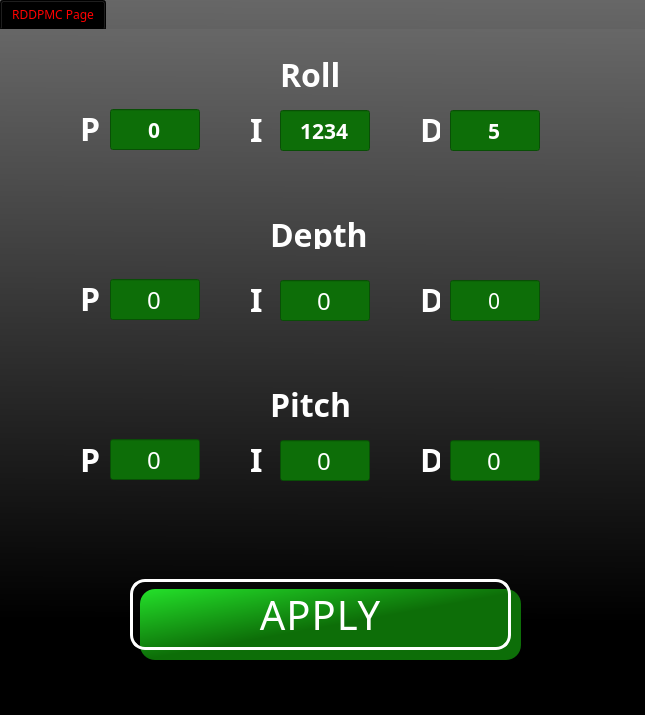
<?xml version="1.0" encoding="UTF-8"?>
<ui version="4.0">
 <class>pidMenu</class>
 <widget class="QTabWidget" name="pidMenu">
  <property name="geometry">
   <rect>
    <x>0</x>
    <y>0</y>
    <width>645</width>
    <height>715</height>
   </rect>
  </property>
  <property name="sizePolicy">
   <sizepolicy hsizetype="Fixed" vsizetype="Fixed">
    <horstretch>0</horstretch>
    <verstretch>0</verstretch>
   </sizepolicy>
  </property>
  <property name="palette">
   <palette>
    <active>
     <colorrole role="WindowText">
      <brush brushstyle="SolidPattern">
       <color alpha="255">
        <red>255</red>
        <green>0</green>
        <blue>0</blue>
       </color>
      </brush>
     </colorrole>
     <colorrole role="Button">
      <brush brushstyle="LinearGradientPattern">
       <gradient startx="0.532338000000000" starty="0.000000000000000" endx="0.526975000000000" endy="0.864000000000000" type="LinearGradient" spread="PadSpread" coordinatemode="ObjectBoundingMode">
        <gradientstop position="0.000000000000000">
         <color alpha="255">
          <red>103</red>
          <green>103</green>
          <blue>103</blue>
         </color>
        </gradientstop>
        <gradientstop position="1.000000000000000">
         <color alpha="255">
          <red>0</red>
          <green>0</green>
          <blue>0</blue>
         </color>
        </gradientstop>
       </gradient>
      </brush>
     </colorrole>
     <colorrole role="Text">
      <brush brushstyle="SolidPattern">
       <color alpha="255">
        <red>255</red>
        <green>0</green>
        <blue>0</blue>
       </color>
      </brush>
     </colorrole>
     <colorrole role="ButtonText">
      <brush brushstyle="SolidPattern">
       <color alpha="255">
        <red>255</red>
        <green>0</green>
        <blue>0</blue>
       </color>
      </brush>
     </colorrole>
     <colorrole role="Base">
      <brush brushstyle="LinearGradientPattern">
       <gradient startx="0.532338000000000" starty="0.000000000000000" endx="0.526975000000000" endy="0.864000000000000" type="LinearGradient" spread="PadSpread" coordinatemode="ObjectBoundingMode">
        <gradientstop position="0.000000000000000">
         <color alpha="255">
          <red>103</red>
          <green>103</green>
          <blue>103</blue>
         </color>
        </gradientstop>
        <gradientstop position="1.000000000000000">
         <color alpha="255">
          <red>0</red>
          <green>0</green>
          <blue>0</blue>
         </color>
        </gradientstop>
       </gradient>
      </brush>
     </colorrole>
     <colorrole role="Window">
      <brush brushstyle="LinearGradientPattern">
       <gradient startx="0.532338000000000" starty="0.000000000000000" endx="0.526975000000000" endy="0.864000000000000" type="LinearGradient" spread="PadSpread" coordinatemode="ObjectBoundingMode">
        <gradientstop position="0.000000000000000">
         <color alpha="255">
          <red>103</red>
          <green>103</green>
          <blue>103</blue>
         </color>
        </gradientstop>
        <gradientstop position="1.000000000000000">
         <color alpha="255">
          <red>0</red>
          <green>0</green>
          <blue>0</blue>
         </color>
        </gradientstop>
       </gradient>
      </brush>
     </colorrole>
     <colorrole role="HighlightedText">
      <brush brushstyle="SolidPattern">
       <color alpha="255">
        <red>0</red>
        <green>0</green>
        <blue>0</blue>
       </color>
      </brush>
     </colorrole>
     <colorrole role="PlaceholderText">
      <brush brushstyle="NoBrush">
       <color alpha="128">
        <red>255</red>
        <green>0</green>
        <blue>0</blue>
       </color>
      </brush>
     </colorrole>
    </active>
    <inactive>
     <colorrole role="WindowText">
      <brush brushstyle="SolidPattern">
       <color alpha="255">
        <red>255</red>
        <green>0</green>
        <blue>0</blue>
       </color>
      </brush>
     </colorrole>
     <colorrole role="Button">
      <brush brushstyle="LinearGradientPattern">
       <gradient startx="0.532338000000000" starty="0.000000000000000" endx="0.526975000000000" endy="0.864000000000000" type="LinearGradient" spread="PadSpread" coordinatemode="ObjectBoundingMode">
        <gradientstop position="0.000000000000000">
         <color alpha="255">
          <red>103</red>
          <green>103</green>
          <blue>103</blue>
         </color>
        </gradientstop>
        <gradientstop position="1.000000000000000">
         <color alpha="255">
          <red>0</red>
          <green>0</green>
          <blue>0</blue>
         </color>
        </gradientstop>
       </gradient>
      </brush>
     </colorrole>
     <colorrole role="Text">
      <brush brushstyle="SolidPattern">
       <color alpha="255">
        <red>255</red>
        <green>0</green>
        <blue>0</blue>
       </color>
      </brush>
     </colorrole>
     <colorrole role="ButtonText">
      <brush brushstyle="SolidPattern">
       <color alpha="255">
        <red>255</red>
        <green>0</green>
        <blue>0</blue>
       </color>
      </brush>
     </colorrole>
     <colorrole role="Base">
      <brush brushstyle="LinearGradientPattern">
       <gradient startx="0.532338000000000" starty="0.000000000000000" endx="0.526975000000000" endy="0.864000000000000" type="LinearGradient" spread="PadSpread" coordinatemode="ObjectBoundingMode">
        <gradientstop position="0.000000000000000">
         <color alpha="255">
          <red>103</red>
          <green>103</green>
          <blue>103</blue>
         </color>
        </gradientstop>
        <gradientstop position="1.000000000000000">
         <color alpha="255">
          <red>0</red>
          <green>0</green>
          <blue>0</blue>
         </color>
        </gradientstop>
       </gradient>
      </brush>
     </colorrole>
     <colorrole role="Window">
      <brush brushstyle="LinearGradientPattern">
       <gradient startx="0.532338000000000" starty="0.000000000000000" endx="0.526975000000000" endy="0.864000000000000" type="LinearGradient" spread="PadSpread" coordinatemode="ObjectBoundingMode">
        <gradientstop position="0.000000000000000">
         <color alpha="255">
          <red>103</red>
          <green>103</green>
          <blue>103</blue>
         </color>
        </gradientstop>
        <gradientstop position="1.000000000000000">
         <color alpha="255">
          <red>0</red>
          <green>0</green>
          <blue>0</blue>
         </color>
        </gradientstop>
       </gradient>
      </brush>
     </colorrole>
     <colorrole role="HighlightedText">
      <brush brushstyle="SolidPattern">
       <color alpha="255">
        <red>0</red>
        <green>0</green>
        <blue>0</blue>
       </color>
      </brush>
     </colorrole>
     <colorrole role="PlaceholderText">
      <brush brushstyle="NoBrush">
       <color alpha="128">
        <red>255</red>
        <green>0</green>
        <blue>0</blue>
       </color>
      </brush>
     </colorrole>
    </inactive>
    <disabled>
     <colorrole role="WindowText">
      <brush brushstyle="SolidPattern">
       <color alpha="255">
        <red>255</red>
        <green>0</green>
        <blue>0</blue>
       </color>
      </brush>
     </colorrole>
     <colorrole role="Button">
      <brush brushstyle="LinearGradientPattern">
       <gradient startx="0.532338000000000" starty="0.000000000000000" endx="0.526975000000000" endy="0.864000000000000" type="LinearGradient" spread="PadSpread" coordinatemode="ObjectBoundingMode">
        <gradientstop position="0.000000000000000">
         <color alpha="255">
          <red>103</red>
          <green>103</green>
          <blue>103</blue>
         </color>
        </gradientstop>
        <gradientstop position="1.000000000000000">
         <color alpha="255">
          <red>0</red>
          <green>0</green>
          <blue>0</blue>
         </color>
        </gradientstop>
       </gradient>
      </brush>
     </colorrole>
     <colorrole role="Text">
      <brush brushstyle="SolidPattern">
       <color alpha="255">
        <red>255</red>
        <green>0</green>
        <blue>0</blue>
       </color>
      </brush>
     </colorrole>
     <colorrole role="ButtonText">
      <brush brushstyle="SolidPattern">
       <color alpha="255">
        <red>255</red>
        <green>0</green>
        <blue>0</blue>
       </color>
      </brush>
     </colorrole>
     <colorrole role="Base">
      <brush brushstyle="LinearGradientPattern">
       <gradient startx="0.532338000000000" starty="0.000000000000000" endx="0.526975000000000" endy="0.864000000000000" type="LinearGradient" spread="PadSpread" coordinatemode="ObjectBoundingMode">
        <gradientstop position="0.000000000000000">
         <color alpha="255">
          <red>103</red>
          <green>103</green>
          <blue>103</blue>
         </color>
        </gradientstop>
        <gradientstop position="1.000000000000000">
         <color alpha="255">
          <red>0</red>
          <green>0</green>
          <blue>0</blue>
         </color>
        </gradientstop>
       </gradient>
      </brush>
     </colorrole>
     <colorrole role="Window">
      <brush brushstyle="LinearGradientPattern">
       <gradient startx="0.532338000000000" starty="0.000000000000000" endx="0.526975000000000" endy="0.864000000000000" type="LinearGradient" spread="PadSpread" coordinatemode="ObjectBoundingMode">
        <gradientstop position="0.000000000000000">
         <color alpha="255">
          <red>103</red>
          <green>103</green>
          <blue>103</blue>
         </color>
        </gradientstop>
        <gradientstop position="1.000000000000000">
         <color alpha="255">
          <red>0</red>
          <green>0</green>
          <blue>0</blue>
         </color>
        </gradientstop>
       </gradient>
      </brush>
     </colorrole>
     <colorrole role="HighlightedText">
      <brush brushstyle="SolidPattern">
       <color alpha="255">
        <red>0</red>
        <green>0</green>
        <blue>0</blue>
       </color>
      </brush>
     </colorrole>
     <colorrole role="PlaceholderText">
      <brush brushstyle="NoBrush">
       <color alpha="128">
        <red>255</red>
        <green>0</green>
        <blue>0</blue>
       </color>
      </brush>
     </colorrole>
    </disabled>
   </palette>
  </property>
  <property name="font">
   <font>
    <family>MS Gothic</family>
   </font>
  </property>
  <property name="windowTitle">
   <string>PIDC Settings</string>
  </property>
  <property name="styleSheet">
   <string notr="true">background-color:qlineargradient(spread:pad, x1:0.532338, y1:0, x2:0.526975, y2:0.864, stop:0 rgba(103, 103, 103, 255), stop:1 rgba(0, 0, 0, 255));
color: rgb(255, 0, 0);
border-color: rgb(0, 0, 0);

</string>
  </property>
  <property name="currentIndex">
   <number>0</number>
  </property>
  <widget class="QWidget" name="mainVals">
   <attribute name="title">
    <string>RDDPMC Page</string>
   </attribute>
   <widget class="QLabel" name="depth">
    <property name="geometry">
     <rect>
      <x>270</x>
      <y>190</y>
      <width>141</width>
      <height>30</height>
     </rect>
    </property>
    <property name="font">
     <font>
      <family>8-bit Operator+ 8</family>
      <pointsize>24</pointsize>
      <weight>75</weight>
      <bold>true</bold>
     </font>
    </property>
    <property name="styleSheet">
     <string notr="true">background-color: rgba(255, 255, 255, 0);
color: rgb(255, 255, 255);</string>
    </property>
    <property name="text">
     <string>Depth</string>
    </property>
   </widget>
   <widget class="QLabel" name="roll">
    <property name="geometry">
     <rect>
      <x>280</x>
      <y>30</y>
      <width>91</width>
      <height>30</height>
     </rect>
    </property>
    <property name="font">
     <font>
      <family>8-bit Operator+ 8</family>
      <pointsize>24</pointsize>
      <weight>75</weight>
      <bold>true</bold>
     </font>
    </property>
    <property name="styleSheet">
     <string notr="true">background-color: rgba(255, 255, 255, 0);
color: rgb(255, 255, 255);</string>
    </property>
    <property name="text">
     <string>Roll</string>
    </property>
   </widget>
   <widget class="QLabel" name="pitch">
    <property name="geometry">
     <rect>
      <x>270</x>
      <y>360</y>
      <width>111</width>
      <height>30</height>
     </rect>
    </property>
    <property name="font">
     <font>
      <family>8-bit Operator+ 8</family>
      <pointsize>24</pointsize>
      <weight>75</weight>
      <bold>true</bold>
     </font>
    </property>
    <property name="styleSheet">
     <string notr="true">background-color: rgba(255, 255, 255, 0);
color: rgb(255, 255, 255);</string>
    </property>
    <property name="text">
     <string>Pitch</string>
    </property>
   </widget>
   <widget class="QLabel" name="rollp">
    <property name="geometry">
     <rect>
      <x>80</x>
      <y>79</y>
      <width>20</width>
      <height>41</height>
     </rect>
    </property>
    <property name="font">
     <font>
      <family>8-bit Operator+ 8</family>
      <pointsize>24</pointsize>
      <weight>75</weight>
      <bold>true</bold>
     </font>
    </property>
    <property name="styleSheet">
     <string notr="true">background-color: rgba(255, 255, 255, 0);
color: rgb(255, 255, 255);</string>
    </property>
    <property name="text">
     <string>P:</string>
    </property>
   </widget>
   <widget class="QLabel" name="rolli">
    <property name="geometry">
     <rect>
      <x>250</x>
      <y>80</y>
      <width>20</width>
      <height>41</height>
     </rect>
    </property>
    <property name="font">
     <font>
      <family>8-bit Operator+ 8</family>
      <pointsize>24</pointsize>
      <weight>75</weight>
      <bold>true</bold>
     </font>
    </property>
    <property name="styleSheet">
     <string notr="true">background-color: rgba(255, 255, 255, 0);
color: rgb(255, 255, 255);</string>
    </property>
    <property name="text">
     <string>I</string>
    </property>
   </widget>
   <widget class="QLabel" name="rolld">
    <property name="geometry">
     <rect>
      <x>420</x>
      <y>80</y>
      <width>20</width>
      <height>41</height>
     </rect>
    </property>
    <property name="font">
     <font>
      <family>8-bit Operator+ 8</family>
      <pointsize>24</pointsize>
      <weight>75</weight>
      <bold>true</bold>
     </font>
    </property>
    <property name="styleSheet">
     <string notr="true">background-color: rgba(255, 255, 255, 0);
color: rgb(255, 255, 255);</string>
    </property>
    <property name="text">
     <string>D:</string>
    </property>
   </widget>
   <widget class="QLineEdit" name="roll_P">
    <property name="geometry">
     <rect>
      <x>110</x>
      <y>80</y>
      <width>90</width>
      <height>41</height>
     </rect>
    </property>
    <property name="font">
     <font>
      <family>MS Gothic</family>
      <pointsize>16</pointsize>
      <weight>75</weight>
      <bold>true</bold>
     </font>
    </property>
    <property name="styleSheet">
     <string notr="true">background-color: rgb(13, 110, 8);
color: rgb(255, 255, 255);</string>
    </property>
    <property name="inputMask">
     <string/>
    </property>
    <property name="text">
     <string>0</string>
    </property>
    <property name="alignment">
     <set>Qt::AlignCenter</set>
    </property>
   </widget>
   <widget class="QLineEdit" name="roll_I">
    <property name="geometry">
     <rect>
      <x>280</x>
      <y>81</y>
      <width>90</width>
      <height>41</height>
     </rect>
    </property>
    <property name="font">
     <font>
      <family>MS Gothic</family>
      <pointsize>16</pointsize>
      <weight>75</weight>
      <bold>true</bold>
      <underline>false</underline>
     </font>
    </property>
    <property name="styleSheet">
     <string notr="true">background-color: rgb(13, 110, 8);
color: rgb(255, 255, 255);</string>
    </property>
    <property name="inputMask">
     <string/>
    </property>
    <property name="text">
     <string>1234</string>
    </property>
    <property name="cursorPosition">
     <number>4</number>
    </property>
    <property name="alignment">
     <set>Qt::AlignCenter</set>
    </property>
    <property name="dragEnabled">
     <bool>false</bool>
    </property>
   </widget>
   <widget class="QLineEdit" name="roll_D">
    <property name="geometry">
     <rect>
      <x>450</x>
      <y>81</y>
      <width>90</width>
      <height>41</height>
     </rect>
    </property>
    <property name="font">
     <font>
      <family>MS Gothic</family>
      <pointsize>16</pointsize>
      <weight>75</weight>
      <bold>true</bold>
     </font>
    </property>
    <property name="layoutDirection">
     <enum>Qt::RightToLeft</enum>
    </property>
    <property name="styleSheet">
     <string notr="true">background-color: rgb(13, 110, 8);
color: rgb(255, 255, 255);</string>
    </property>
    <property name="inputMask">
     <string/>
    </property>
    <property name="text">
     <string>5</string>
    </property>
    <property name="alignment">
     <set>Qt::AlignCenter</set>
    </property>
   </widget>
   <widget class="QLineEdit" name="depth_I">
    <property name="geometry">
     <rect>
      <x>280</x>
      <y>251</y>
      <width>90</width>
      <height>41</height>
     </rect>
    </property>
    <property name="font">
     <font>
      <family>MS Gothic</family>
      <pointsize>18</pointsize>
     </font>
    </property>
    <property name="styleSheet">
     <string notr="true">background-color: rgb(13, 110, 8);
color: rgb(255, 255, 255);</string>
    </property>
    <property name="inputMask">
     <string/>
    </property>
    <property name="text">
     <string>0</string>
    </property>
    <property name="alignment">
     <set>Qt::AlignCenter</set>
    </property>
   </widget>
   <widget class="QLineEdit" name="depth_D">
    <property name="geometry">
     <rect>
      <x>450</x>
      <y>251</y>
      <width>90</width>
      <height>41</height>
     </rect>
    </property>
    <property name="font">
     <font>
      <family>MS Gothic</family>
      <pointsize>16</pointsize>
     </font>
    </property>
    <property name="styleSheet">
     <string notr="true">background-color: rgb(13, 110, 8);
color: rgb(255, 255, 255);</string>
    </property>
    <property name="inputMask">
     <string/>
    </property>
    <property name="text">
     <string>0</string>
    </property>
    <property name="alignment">
     <set>Qt::AlignCenter</set>
    </property>
   </widget>
   <widget class="QLabel" name="depthp">
    <property name="geometry">
     <rect>
      <x>80</x>
      <y>249</y>
      <width>20</width>
      <height>41</height>
     </rect>
    </property>
    <property name="font">
     <font>
      <family>8-bit Operator+ 8</family>
      <pointsize>24</pointsize>
      <weight>75</weight>
      <bold>true</bold>
     </font>
    </property>
    <property name="styleSheet">
     <string notr="true">background-color: rgba(255, 255, 255, 0);
color: rgb(255, 255, 255);</string>
    </property>
    <property name="text">
     <string>P:</string>
    </property>
   </widget>
   <widget class="QLabel" name="depthd">
    <property name="geometry">
     <rect>
      <x>420</x>
      <y>250</y>
      <width>20</width>
      <height>41</height>
     </rect>
    </property>
    <property name="font">
     <font>
      <family>8-bit Operator+ 8</family>
      <pointsize>24</pointsize>
      <weight>75</weight>
      <bold>true</bold>
     </font>
    </property>
    <property name="styleSheet">
     <string notr="true">background-color: rgba(255, 255, 255, 0);
color: rgb(255, 255, 255);</string>
    </property>
    <property name="text">
     <string>D:</string>
    </property>
   </widget>
   <widget class="QLabel" name="depthi">
    <property name="geometry">
     <rect>
      <x>250</x>
      <y>250</y>
      <width>20</width>
      <height>41</height>
     </rect>
    </property>
    <property name="font">
     <font>
      <family>8-bit Operator+ 8</family>
      <pointsize>24</pointsize>
      <weight>75</weight>
      <bold>true</bold>
     </font>
    </property>
    <property name="styleSheet">
     <string notr="true">background-color: rgba(255, 255, 255, 0);
color: rgb(255, 255, 255);</string>
    </property>
    <property name="text">
     <string>I</string>
    </property>
   </widget>
   <widget class="QLineEdit" name="depth_P">
    <property name="geometry">
     <rect>
      <x>110</x>
      <y>250</y>
      <width>90</width>
      <height>41</height>
     </rect>
    </property>
    <property name="font">
     <font>
      <family>MS Gothic</family>
      <pointsize>18</pointsize>
     </font>
    </property>
    <property name="styleSheet">
     <string notr="true">background-color: rgb(13, 110, 8);
color: rgb(255, 255, 255);</string>
    </property>
    <property name="inputMask">
     <string/>
    </property>
    <property name="text">
     <string>0</string>
    </property>
    <property name="alignment">
     <set>Qt::AlignCenter</set>
    </property>
   </widget>
   <widget class="QLineEdit" name="pitch_I">
    <property name="geometry">
     <rect>
      <x>280</x>
      <y>411</y>
      <width>90</width>
      <height>41</height>
     </rect>
    </property>
    <property name="font">
     <font>
      <family>MS Gothic</family>
      <pointsize>18</pointsize>
     </font>
    </property>
    <property name="styleSheet">
     <string notr="true">background-color: rgb(13, 110, 8);
color: rgb(255, 255, 255);</string>
    </property>
    <property name="inputMask">
     <string/>
    </property>
    <property name="text">
     <string>0</string>
    </property>
    <property name="alignment">
     <set>Qt::AlignCenter</set>
    </property>
   </widget>
   <widget class="QLineEdit" name="pitch_D">
    <property name="geometry">
     <rect>
      <x>450</x>
      <y>411</y>
      <width>90</width>
      <height>41</height>
     </rect>
    </property>
    <property name="font">
     <font>
      <family>MS Gothic</family>
      <pointsize>18</pointsize>
     </font>
    </property>
    <property name="styleSheet">
     <string notr="true">background-color: rgb(13, 110, 8);
color: rgb(255, 255, 255);</string>
    </property>
    <property name="inputMask">
     <string/>
    </property>
    <property name="text">
     <string>0</string>
    </property>
    <property name="alignment">
     <set>Qt::AlignCenter</set>
    </property>
   </widget>
   <widget class="QLabel" name="pitchp">
    <property name="geometry">
     <rect>
      <x>80</x>
      <y>410</y>
      <width>20</width>
      <height>41</height>
     </rect>
    </property>
    <property name="font">
     <font>
      <family>8-bit Operator+ 8</family>
      <pointsize>24</pointsize>
      <weight>75</weight>
      <bold>true</bold>
     </font>
    </property>
    <property name="styleSheet">
     <string notr="true">background-color: rgba(255, 255, 255, 0);
color: rgb(255, 255, 255);</string>
    </property>
    <property name="text">
     <string>P:</string>
    </property>
   </widget>
   <widget class="QLabel" name="pitchd">
    <property name="geometry">
     <rect>
      <x>420</x>
      <y>410</y>
      <width>20</width>
      <height>41</height>
     </rect>
    </property>
    <property name="font">
     <font>
      <family>8-bit Operator+ 8</family>
      <pointsize>24</pointsize>
      <weight>75</weight>
      <bold>true</bold>
     </font>
    </property>
    <property name="styleSheet">
     <string notr="true">background-color: rgba(255, 255, 255, 0);
color: rgb(255, 255, 255);</string>
    </property>
    <property name="text">
     <string>D:</string>
    </property>
   </widget>
   <widget class="QLabel" name="pitchi">
    <property name="geometry">
     <rect>
      <x>250</x>
      <y>410</y>
      <width>20</width>
      <height>41</height>
     </rect>
    </property>
    <property name="font">
     <font>
      <family>8-bit Operator+ 8</family>
      <pointsize>24</pointsize>
      <weight>75</weight>
      <bold>true</bold>
     </font>
    </property>
    <property name="styleSheet">
     <string notr="true">background-color: rgba(255, 255, 255, 0);
color: rgb(255, 255, 255);</string>
    </property>
    <property name="text">
     <string>I</string>
    </property>
   </widget>
   <widget class="QLineEdit" name="pitch_P">
    <property name="geometry">
     <rect>
      <x>110</x>
      <y>410</y>
      <width>90</width>
      <height>41</height>
     </rect>
    </property>
    <property name="font">
     <font>
      <family>MS Gothic</family>
      <pointsize>18</pointsize>
     </font>
    </property>
    <property name="styleSheet">
     <string notr="true">background-color: rgb(13, 110, 8);
color: rgb(255, 255, 255);</string>
    </property>
    <property name="inputMask">
     <string/>
    </property>
    <property name="text">
     <string>0</string>
    </property>
    <property name="alignment">
     <set>Qt::AlignCenter</set>
    </property>
   </widget>
   <widget class="QPushButton" name="PIDApply">
    <property name="geometry">
     <rect>
      <x>130</x>
      <y>550</y>
      <width>381</width>
      <height>71</height>
     </rect>
    </property>
    <property name="font">
     <font>
      <family>8-bit Operator+ 8</family>
      <pointsize>-1</pointsize>
      <weight>25</weight>
      <bold>false</bold>
     </font>
    </property>
    <property name="styleSheet">
     <string notr="true">QPushButton{
	color: rgb(255, 255, 255);
 font-size: 40px;
  font-weight: 200;
  letter-spacing: 1px;
  padding: 13px 50px 13px;
  outline: 0;
  border: 3px solid;
border-radius:15px;

	border-color: rgb(255, 255, 255);

  position: relative;
  background-color: rgba(0, 255, 0, 0);
}

QPushButton:Hover{
position :-5px 5px;
label.left : -5px;
}
QPushButton:pressed{
background-color: qlineargradient(spread:pad, x1:0, y1:0, x2:0.502, y2:0.517091, stop:0 rgba(13, 110, 8, 255), stop:1 rgba(36, 225, 42, 255));


}</string>
    </property>
    <property name="text">
     <string>APPLY</string>
    </property>
    <property name="iconSize">
     <size>
      <width>100</width>
      <height>100</height>
     </size>
    </property>
   </widget>
   <widget class="QLabel" name="PIDLabel">
    <property name="geometry">
     <rect>
      <x>140</x>
      <y>560</y>
      <width>381</width>
      <height>71</height>
     </rect>
    </property>
    <property name="styleSheet">
     <string notr="true">QLabel{
	background-color: qlineargradient(spread:pad, x1:0, y1:0, x2:0.502, y2:0.517091, stop:0 rgba(36, 225, 42, 255), stop:1 rgba(13, 110, 8, 255));
  width: 100%;
  z-index: -1;
  position: relative;
  height: 100%;
  top: 7px;
  left: 7px;
border-radius:15px;


}
QLabel::Hover{
  top: 0px;
  left: 0px;
}
</string>
    </property>
    <property name="text">
     <string/>
    </property>
   </widget>
   <zorder>depth</zorder>
   <zorder>roll</zorder>
   <zorder>pitch</zorder>
   <zorder>rollp</zorder>
   <zorder>rolli</zorder>
   <zorder>rolld</zorder>
   <zorder>roll_P</zorder>
   <zorder>roll_I</zorder>
   <zorder>roll_D</zorder>
   <zorder>depth_I</zorder>
   <zorder>depth_D</zorder>
   <zorder>depthp</zorder>
   <zorder>depthd</zorder>
   <zorder>depthi</zorder>
   <zorder>depth_P</zorder>
   <zorder>pitch_I</zorder>
   <zorder>pitch_D</zorder>
   <zorder>pitchp</zorder>
   <zorder>pitchd</zorder>
   <zorder>pitchi</zorder>
   <zorder>pitch_P</zorder>
   <zorder>PIDLabel</zorder>
   <zorder>PIDApply</zorder>
  </widget>
 </widget>
 <resources/>
 <connections/>
</ui>
